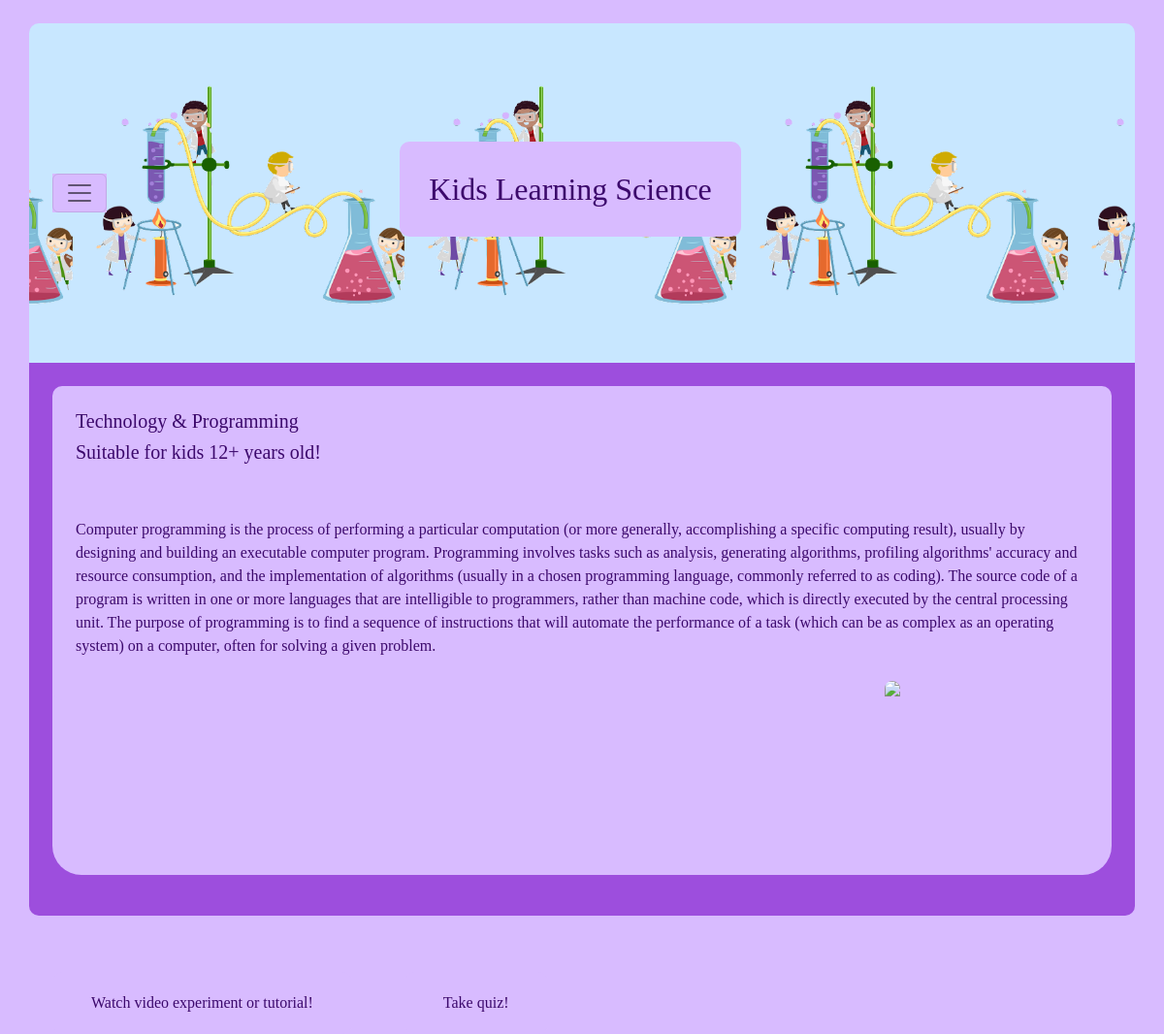
Page /technology/advanced/ on the committed database.
### HW5App/models.py (models this page shows, shortened)
class Course(models.Model):
    title = models.CharField(max_length=50)
    description = models.TextField(max_length=1000, null=True)
    topic = models.ForeignKey(Topic, on_delete=models.CASCADE)
    age = models.ForeignKey(AgeGroup, on_delete=models.CASCADE)
    tutorial_Video = EmbedVideoField()
    videodescription = models.CharField(max_length=50, null=True)

class Topic(models.Model):
    title = models.CharField(max_length=50)

class AgeGroup(models.Model):
    title = models.CharField(max_length=50)

### HW5App/views.py (the view)
# urls.py: path('technology/advanced/', tech3, name="tech3"),
def tech3(request):
    try:
        courses = Course.objects.all()
    except Course.DoesNotExist:
        courses = None
    context = {"courses": list(courses)}
    return render(request, "tech3.html", context=context)

### templates/tech3.html (shortened to what this page needs)
<!DOCTYPE html>
<html lang="en">
<head>
    <link href="https://cdn.jsdelivr.net/npm/bootstrap@5.2.0-beta1/dist/css/bootstrap.min.css" rel="stylesheet"
>
        {% load static %} background-image: url('{% static 'kids.png'%}');
</head>
<body>
<div class="container">
    <nav class="navbar mt-4 p-4">
        <div>
            <button class="navbar-toggler " type="button" data-bs-toggle="offcanvas" data-bs-target="#offcanvasNavbar"
                    aria-controls="offcanvasNavbar">
                <span class="navbar-toggler-icon"></span>
            </button>
        </div>
        <h2 class="title">Kids Learning Science <br>
            </h2>
    </nav>
    <div class="jumbotron p-4 text-left">
        <div id="div1">
            <div class="p-4 border-top-custom">
                <h5>{{ courses.2.topic.title }}</h5>
                <h5>Suitable for kids {{ courses.2.age.title }} years old!</h5>
            </div>
            <div class="p-4">
                {{ courses.2.description }}
            </div>
            <img style="float: right; margin-right: 20%; border-radius: 10px; height: 200px"
                 src="https://prodigy-legacy-images.s3.us-east-2.amazonaws.com/legacy-images/center-for-children-and-technology-1024x684.jpg">
            <p class="lead"></p>
        </div>
        <button class="watch" ><a style="background-color: transparent; padding: 20px; text-decoration: none; color: #3c096c" href="{% url 'tech3tutorial' %}">Watch video experiment or tutorial!</a></button>
        <button class="watch"><a style="background-color: transparent; padding: 20px; text-decoration: none; color: #3c096c" href="{% url 'quiz' %}">Take quiz!</a></button>
    </div>
</div>
</body>
</html>

### rows in the picture
Course: topic.title "Technology & Programming", age.title "12+", description "Computer programming is the process of performing a particular computation (or more generally, accomplishing a specific computing result), usually by designing and building an executable computer program. Programming involves tasks such as analysis, generating algorithms, profiling algorithms' accuracy and resource consumption, and the implementation of algorithms (usually in a chosen programming language, commonly referred to as coding). The source code of a program is written in one or more languages that are intelligible to programmers, rather than machine code, which is directly executed by the central processing unit. The purpose of programming is to find a sequence of instructions…"
